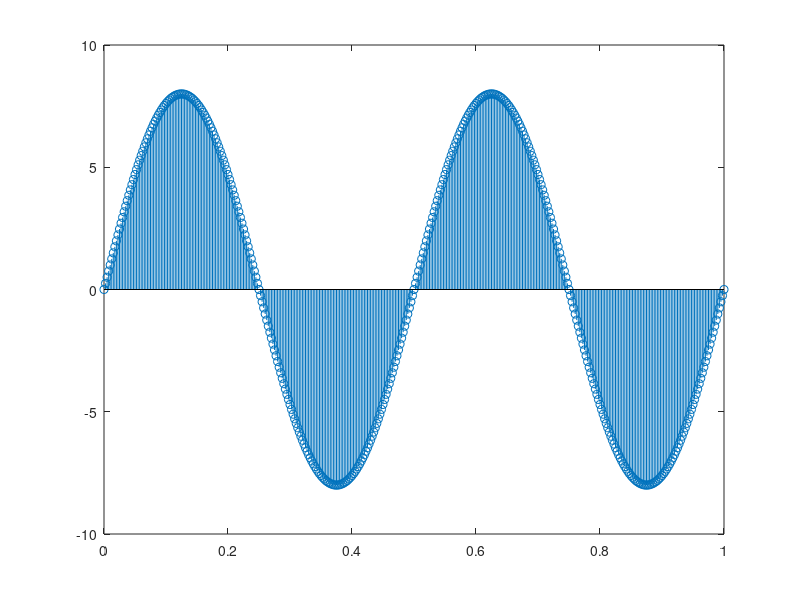
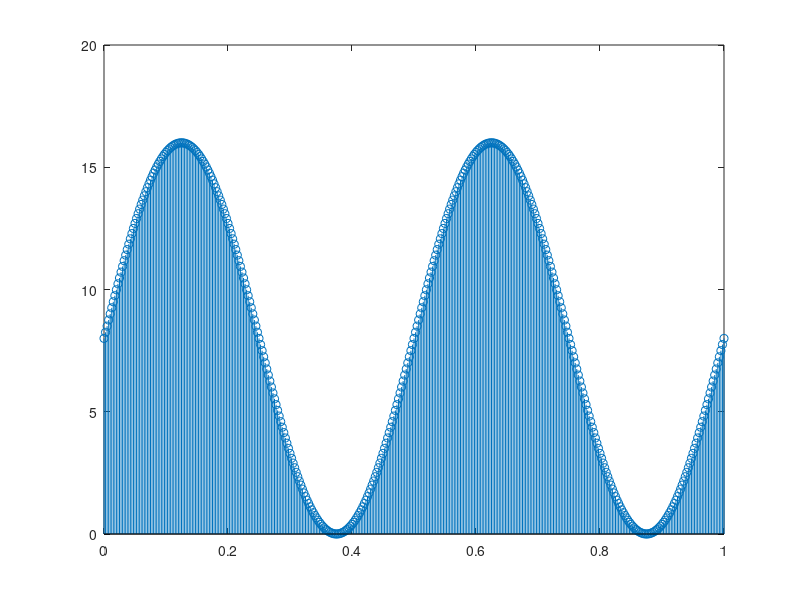
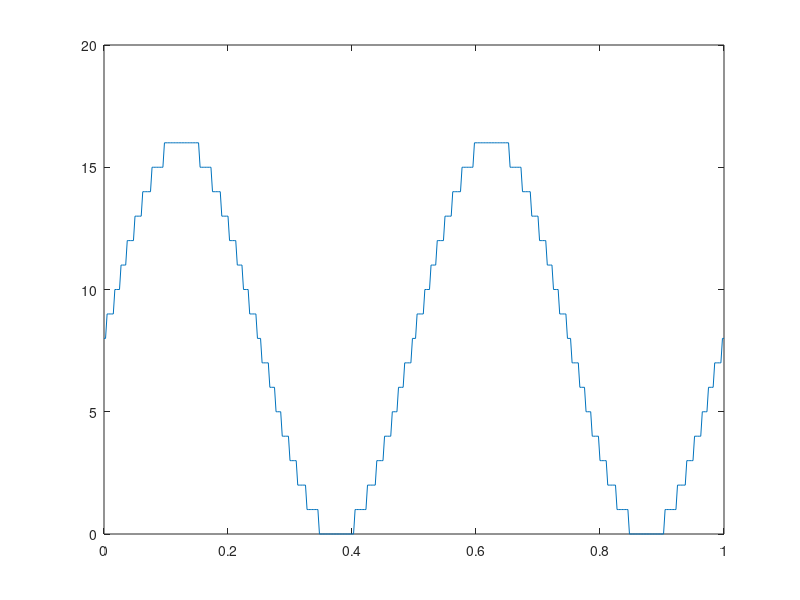
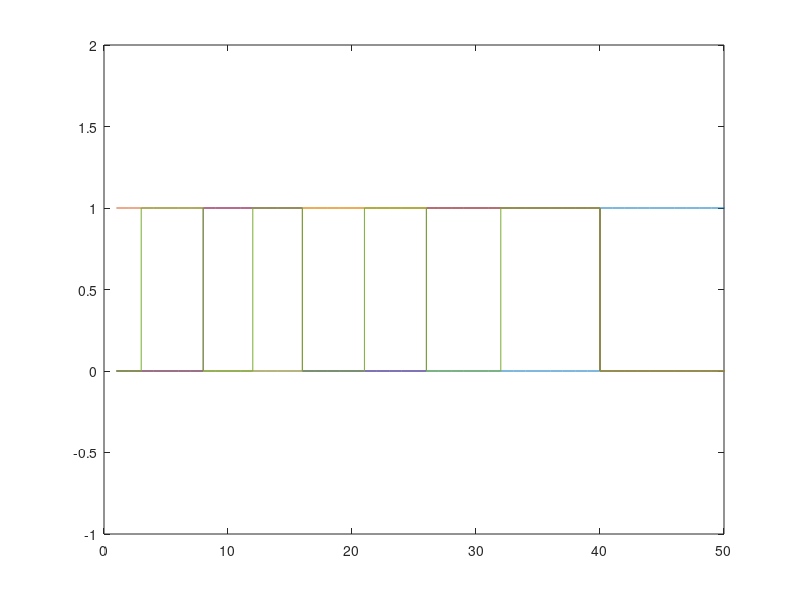

MATLAB code to generate these figures, in order:
%pcm
%sine wave
f=2;%2hz
fs=200*f; %sampling freq
t=0:1/fs:1; %time scale
a=8; %2v %directly prop to bit size

x=a*sin(2*pi*f*t);
figure(1);
plot(t,x,'-r')
stem(t,x)

%level shifting
x1=x+a;
figure(2);
plot(t,x1,'-r');
stem(t,x1);

%since the values are already seperated and plot command plots in continus
%no need of dampling
%quantization

q=round(x1);
figure(3);
plot(t,q);

%encoding

enco=de2bi(q,'left-msb');
figure(4);
grid on; 
stairs(enco);
axis([0 50 -1 2]);

%reciver

deco=bi2de(enco,'left-msb');
%shifting
xr=deco-a;

figure(5);
plot(t,x,'-r',t,xr,'k+-');
legend('original','reconstruted');

%butter filter
[num,den]=butter(6,2*f/fs);
recon=filter(num,den,xr);
figure(6);
plot(t,recon);